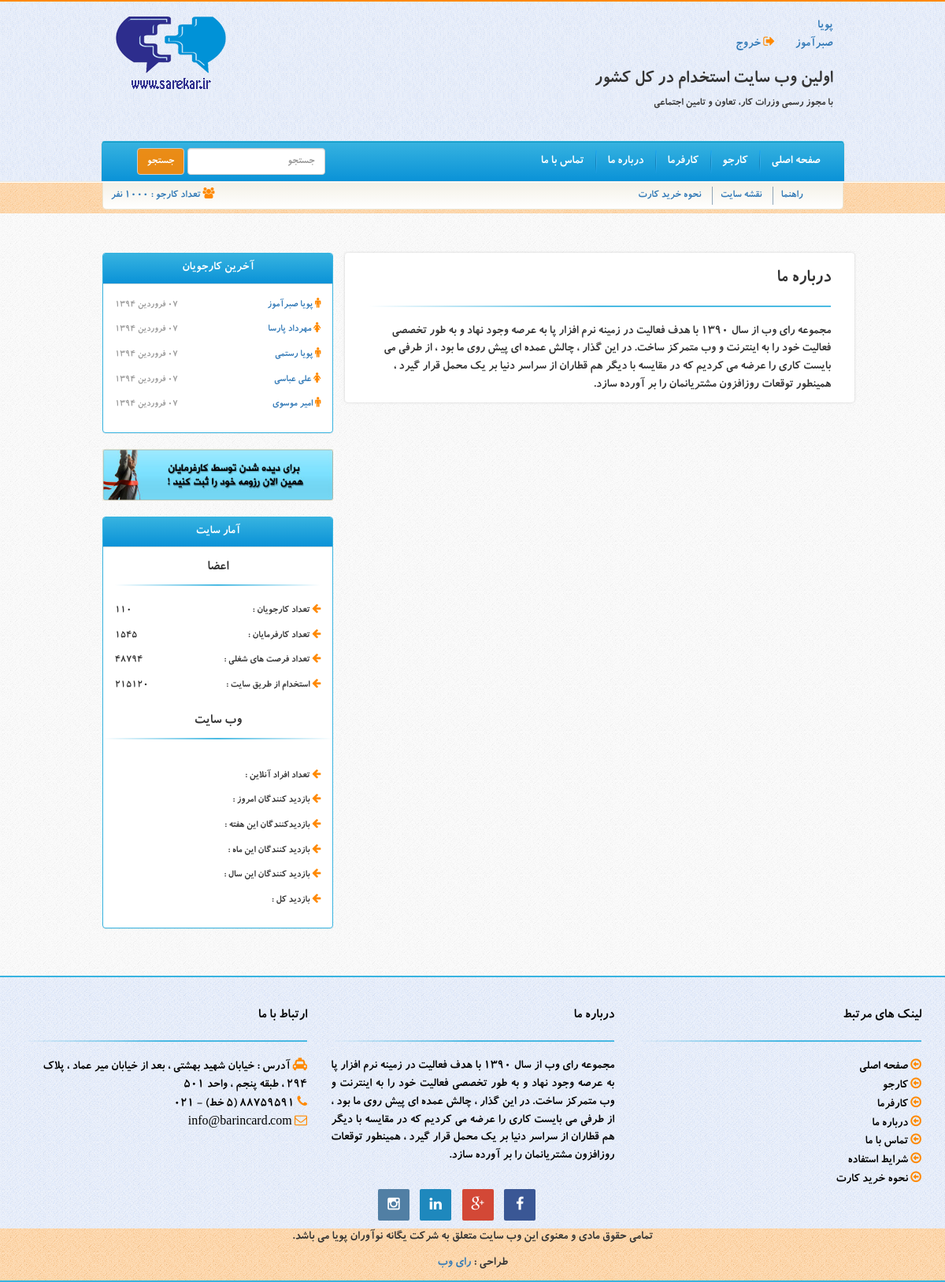
The app's page /?page=about (signed in) with its own data.
### tables this page shows
CREATE TABLE IF NOT EXISTS `users` (
  `id` int(11) NOT NULL AUTO_INCREMENT,
  `activation_code` varchar(250) NOT NULL,
  `first_name` varchar(250) NOT NULL,
  `last_name` varchar(250) NOT NULL,
  `melli_code` varchar(250) NOT NULL,
  `password` varchar(250) NOT NULL,
  `religion` varchar(250) NOT NULL,
  `gender` varchar(250) NOT NULL,
  `soldiering_state` varchar(250) NOT NULL,
  `marriage_state` varchar(250) NOT NULL,
  `picture` varchar(250) NOT NULL,
  `birthday` bigint(20) NOT NULL,
  `mobile` varchar(250) NOT NULL,
  `tel` varchar(250) NOT NULL,
  `address` text NOT NULL,
  `email` varchar(250) NOT NULL,
  `website` varchar(250) NOT NULL,
  `job_state` varchar(250) NOT NULL,
  `job_kind` varchar(255) NOT NULL,
  `salary` varchar(255) NOT NULL,
  `province_id_2` int(11) NOT NULL,
  `city_id` int(11) NOT NULL,
  `about_me` text NOT NULL,
  `register_date` bigint(20) NOT NULL,
  PRIMARY KEY (`id`)
);

### core/jdf.php (called while the page is built, shortened)
<?php
function jdate($format,$timestamp='',$none='',$time_zone='Asia/Tehran',$tr_num='fa'){
 $T_sec=0;
 $ts=$T_sec+(($timestamp=='' or $timestamp=='now')?time():tr_num($timestamp));
 $date=explode('_',date('H_i_j_n_O_P_s_w_Y',$ts));
 list($j_y,$j_m,$j_d)=gregorian_to_jalali($date[8],$date[3],$date[2]);
 $sl=strlen($format);
 $out='';
 for($i=0; $i<$sl; $i++){
  $sub=substr($format,$i,1);
  switch($sub){
	case'd':
	$out.=($j_d<10)?'0'.$j_d:$j_d;
	break;
	case'F':
	$out.=jdate_words(array('mm'=>$j_m),' ');
	break;
	case'Y':
	$out.=$j_y;
	break;
	default:$out.=$sub;
  }
 }
 return($tr_num!='en')?tr_num($out,'fa','.'):$out;
}
function tr_num($str,$mod='en',$mf='٫'){
 $num_a=array('0','1','2','3','4','5','6','7','8','9','.');
 $key_a=array('۰','۱','۲','۳','۴','۵','۶','۷','۸','۹',$mf);
 return($mod=='fa')?str_replace($num_a,$key_a,$str):str_replace($key_a,$num_a,$str);
}
function jdate_words($array,$mod=''){
 foreach($array as $type=>$num){
  $num=(int)tr_num($num);
  switch($type){
	case'mm':
	$key=array
	('فروردین','اردیبهشت','خرداد','تیر','مرداد','شهریور','مهر','آبان','آذر','دی','بهمن','اسفند');
	$array[$type]=$key[$num-1];
	break;
  }
 }
 return($mod=='')?$array:implode($mod,$array);
}
function gregorian_to_jalali($g_y,$g_m,$g_d,$mod=''){
	$g_y=tr_num($g_y); $g_m=tr_num($g_m); $g_d=tr_num($g_d);
 $d_4=$g_y%4;
 $g_a=array(0,0,31,59,90,120,151,181,212,243,273,304,334);
 $doy_g=$g_a[(int)$g_m]+$g_d;
 $d_33=(int)((($g_y-16)%132)*.0305);
 $a=($d_33==3 or $d_33<($d_4-1) or $d_4==0)?286:287;
 $b=(($d_33==1 or $d_33==2) and ($d_33==$d_4 or $d_4==1))?78:(($d_33==3 and $d_4==0)?80:79);
 if($doy_g>$b){
  $jy=$g_y-621; $doy_j=$doy_g-$b;
 }else{
  $jy=$g_y-622; $doy_j=$doy_g+$a;
 }
 if($doy_j<187){
  $jm=(int)(($doy_j-1)/31); $jd=$doy_j-(31*$jm++);
 }else{
  $jm=(int)(($doy_j-187)/30); $jd=$doy_j-186-($jm*30); $jm+=7;
 }
 return($mod=='')?array($jy,$jm,$jd):$jy.$mod.$jm.$mod.$jd;
}

### index.php (the view, shortened to what this page needs)
<?php require 'core/core.php'; ?>
<!DOCTYPE HTML>
<html>
<head>
    <link rel="stylesheet" href="css/bootstrap.min.css"
    type="text/css" media="all"/>
    <link rel="stylesheet" type="text/css" href="font-awesome/css/font-awesome.min.css">
    <link rel="stylesheet" type="text/css" href="css/custom.css"/>
    </head>
<body>
<div class="container-fluid header-bg">
	<div class="col-md-10 col-md-offset-1">
    	<div class="logo col-md-3 text-left">
        	<img src="images/logo.png">
        </div>
        <div class="col-md-9 top-header">
        	<ul>
            <?php
				if(!isset($_SESSION['active_user_id'])){
					echo '
					<li><a href="?page=signup"><i class="fa fa-user-plus"></i> ثبت نام </a></li>
					<li><a href="?page=login"><i class="fa fa-sign-in"></i> ورود </a></li>';
				}else{
					$user_login_id = $_SESSION['active_user_id'];
					$user_login_fetch_query = " SELECT * FROM `users` WHERE `id` = '$user_login_id' LIMIT 1 ; " ;
					$user_login_fetch_result = mysqli_query($connection,$user_login_fetch_query);
					$user_login_fetch_row = mysqli_fetch_assoc($user_login_fetch_result);
					echo '
					<li><a href="?page=profile"> '.$user_login_fetch_row['first_name'].' '.$user_login_fetch_row['last_name'].' </a></li>
					<li><a href="logout.php"><i class="fa fa-sign-out"></i> خروج </a></li>';
					}
			?>
            </ul>
            <h3>اولین وب سایت استخدام در کل کشور</h3>
            <h5>با مجوز رسمی وزرات کار، تعاون و تامین اجتماعی</h5>
        </div>
        <div class="clearfix"></div>
        <nav class="navbar navbar-default">
  <div class="container-fluid">
    <div class="collapse navbar-collapse" id="bs-example-navbar-collapse-1">
      <form class="navbar-form navbar-left" role="search">
        <div class="form-group">
          <input type="text" class="form-control" placeholder="جستجو">
        </div>
        <button type="submit" class="btn btn-default submit">جستجو</button>
      </form>
      <ul class="nav navbar-nav navbar-right">
        <li class="pull-right bg"><a href="?page=home">صفحه اصلی</a></li>
        <li class="pull-right bg"><a href="#">کارجو</a></li>
        <li class="pull-right bg"><a href="#">کارفرما</a></li>
        <li class="pull-right bg"><a href="?page=about">درباره ما</a></li>
        <li class="pull-right"><a href="?page=contact">تماس با ما</a></li>
      </ul>
    </div>
  </div>
</nav>
    </div>
</div>
	<div class="container-fluid header-bg1">
    <div class="col-md-10 col-md-offset-1" style="padding:0 17px;">
		<div class="header-bottom">
        	<ul>
            	<li class="border-left"><a href="#">راهنما</a></li>
                <li class="border-left"><a href="#">نقشه سایت</a></li>
                <li><a href="#">نحوه خرید کارت</a></li>
                <li class="pull-left"><a><i class="fa fa-users"></i> تعداد کارجو : 1000 نفر</a></li>
            </ul>
        </div>
        </div>
    </div>
	<div class="col-md-10 col-md-offset-1">
<?php
	if(isset($_GET['page'])){
				if(is_file('include/'.$_GET['page'].'.php')){
					include 'include/'.$_GET['page'].'.php';
					}else{
					die('صفحه مورد نظر وجود ندارد');
					}
				}else{
					include 'include/home.php';
					}
?>
	</div>
    <div class="clearfix"></div>
    <div class="footer">
    	<div class="container">
        <div class="row">
            <div class="col-md-4">
            	<div>
                   <h4>ارتباط با ما</h4>
                   <hr class="hr-beauty">
                   <ul>
                        <li><i class="fa fa-taxi"></i> آدرس : خیابان شهید بهشتی ، بعد از خیابان میر عماد ، پلاک 294 ، طبقه پنجم ، واحد 501 </li>
                        <li><i class="fa fa-phone"></i> 88759591 (5 خط) - 021 </li>
                        <li><i class="fa fa-envelope-o"></i><a href="mailto:info@barincard.com" title="Email Us"> info@barincard.com </a></li>
                    </ul>
                 </div>
            </div>
            <div class="col-md-4">
            	<div class="col">
                    <h4>درباره ما</h4>
                    <hr class="hr-beauty">
                    <p align="justify">مجموعه رای وب از سال 1390 با هدف فعالیت در زمینه نرم افزار پا به عرصه وجود نهاد و به طور تخصصی فعالیت خود را به اینترنت و وب متمرکز ساخت. در این گذار ، چالش عمده ای پیش روی ما بود ، از طرفی می بایست کاری را عرضه می کردیم که در مقایسه با دیگر هم قطاران از سراسر دنیا بر یک محمل قرار گیرد ، همینطور توقعات روزافزون مشتریانمان را بر آورده سازد. </p>
                </div>
            </div>
             <div class="col-md-4">
             	<div class="col">
                    <h4>لینک های مرتبط</h4>
                    <hr class="hr-beauty">
                    <ul>
                    	<li><a href="/home/"><i class="fa fa-arrow-circle-o-left"></i> صفحه اصلی </a></li>
                        <li><a href="/article/"><i class="fa fa-arrow-circle-o-left"></i> کارجو</a></li>
                        <li><a href="/hire/"><i class="fa fa-arrow-circle-o-left"></i> کارفرما</a></li>
                        <li><a href="/courses/"><i class="fa fa-arrow-circle-o-left"></i> درباره ما</a></li>
                        <li><a href="/works/"><i class="fa fa-arrow-circle-o-left"></i> تماس با ما</a></li>
                        <li><a href="/about/"><i class="fa fa-arrow-circle-o-left"></i> شرایط استفاده</a></li>
                        <li><a href="/contact/"><i class="fa fa-arrow-circle-o-left"></i> نحوه خرید کارت</a></li>
                    </ul>
                </div>
            </div>
        </div>
        <div class="container text-center col col-social-icons">
        <a href="https://www.facebook.com/raywebco" target="_blank"><i class="fa fa-facebook"></i></a>
        <a href="https://plus.google.com/communities/107271610650119455714"><i class="fa fa-google-plus"></i></a>
        <a href="#"><i class="fa fa-linkedin"></i></a>
        <a href="#"><i class="fa fa-instagram"></i></a>
        <br>
        </div>
    </div>
    </div>
    <div class="footer-end">
    	<p class="text-center">تمامی حقوق مادی و معنوی این وب سایت متعلق به شرکت یگانه نوآوران پویا می باشد.</p>
   		<p class="text-center">طراحی : <a href="http://rayweb.ir">رای وب</a></p>
    </div>
</body>
</html>

### include/left_nav.php
<?php
	$last_users = '';
	$last_users_query = " SELECT * FROM `users` LIMIT 5 ; " ;
	$last_users_result = mysqli_query($connection,$last_users_query);
	while($last_users_row = mysqli_fetch_assoc($last_users_result)){
		$gender = 'male';
		if($last_users_row['gender'] == 'زن'){
		$gender = 'female';
			}
			$last_users_row['register_date'] = jdate("d F Y" , $last_users_row['register_date']);
			$last_users .= "<p><i class='fa fa-$gender'></i><a href='#'> $last_users_row[first_name] $last_users_row[last_name] </a>
							</p><p align='left'>$last_users_row[register_date]</p>";
		}
?>
<div class="col-md-4">
    	<div class="panel panel-default border">
          <div class="panel-heading">
            <h3 class="panel-title text-center">آخرین کارجویان</h3>
          </div>
          <div class="panel-body last-user">
            <?php echo $last_users; ?>
          </div>
        </div>
        <div>
        <img src="images/sidebar1.jpg" class="img-responsive">
        </div>
        <div class="panel panel-default stat border">
          <div class="panel-heading">
            <h2 class="panel-title text-center">آمار سایت</h2>
          </div>
          <div class="panel-body">
          	<h4 class="text-center">اعضا</h4>
            <hr class="hr-light">
            <p><i class="fa fa-arrow-left"></i> تعداد کارجویان : </p><p align="left">110</p>
            <p><i class="fa fa-arrow-left"></i> تعداد کارفرمایان :  </p><p align="left">1545</p>
            <p><i class="fa fa-arrow-left"></i> تعداد فرصت های شغلی :  </p><p align="left">48794</p>
            <p><i class="fa fa-arrow-left"></i> استخدام از طریق سایت :  </p><p align="left">215120</p>
          </div>
           <h4 class="text-center">وب سایت</h4>
            <hr class="hr-light">
          <div class="panel-body">
            <p><i class="fa fa-arrow-left"></i> تعداد افراد آنلاین :</p><p align="left"><?php echo $online; ?></p>
            <p><i class="fa fa-arrow-left"></i> بازدید کنندگان امروز :  </p><p align="left"><?php echo $day; ?></p>
            <p><i class="fa fa-arrow-left"></i> بازدیدکنندگان این هفته :  </p><p align="left"><?php echo $week; ?></p>
            <p><i class="fa fa-arrow-left"></i> بازدید کنندگان این ماه :  </p><p align="left"><?php echo $month; ?></p>
            <p><i class="fa fa-arrow-left"></i> بازدید کنندگان این سال :  </p><p align="left"><?php echo $year; ?></p>
            <p><i class="fa fa-arrow-left"></i> بازدید کل :  </p><p align="left"><?php echo $all; ?></p>
          </div>
        </div>
    </div>

### css/custom.css (style rules this page uses)
body { font-family:koodak; direction:rtl; font-size:16px; background-image:url(../images/body-bg.png); }
.logo { padding-top:10px; }
.top-header { padding-top:20px; }
.top-header ul { padding:0; margin:0; }
.top-header ul li { display:inline-block; }
.top-header ul li a { display:inline-block; width:70px; text-decoration:none; }
.navbar { margin-top:30px; margin-bottom:-1px !important; border-radius:5px 5px 0 0 ; position: relative; padding: 0px; width: 100%; border-radius: 5px 5px 0px 0px; border-top: 1px solid #36B3E0; box-shadow: 0px 1px 0px #1099C0 inset; background: linear-gradient(to bottom, #37B3E0 0px, #0A92D7 100%) repeat scroll 0% 0% transparent; }
.navbar-default .navbar-nav > li > a { color:#fff; }
.header-bg { background-image:url(../images/body-bg1.png); border-bottom: 1px solid #ECE7DC; border-top:2px solid #ff8900; }
.header-bottom { padding: 2px 0px; background: linear-gradient(to bottom, #F4F1E7 0px, #FFF 100%) repeat scroll 0% 0% transparent; border-color: #ECE8D9; border-width: 0px 1px 1px; border-style: solid; border-radius: 0px 0px 5px 5px; }
.header-bottom ul { padding-bottom:0 !important; margin:3px 0 !important; }
.header-bottom ul li { display:inline-block; }
.header-bottom ul li.border-left { border-left:1px solid rgba(35,82,124,0.5); }
.header-bottom ul li a { display:inline-block; line-height:10px; text-decoration:none; margin-left:10px; margin-right:10px; font-size:14px; }
.header-bg1 { background-image:url(../images/body-bg2.png); border-top: 1px solid #FFF; padding-bottom: 5px; background-color:rgba(255,137,0,0.3); }
.navbar-nav li.bg { background: url("../images/menu_sep.png") no-repeat scroll left center transparent; }
.navbar-nav { padding:0; }
.footer { width:100%; border-top:2px solid #37b3e0; background-image:url(../images/body-bg1.png); padding-top:30px; margin-top:40px; }
.footer * { color:#000; }
.footer ul li { list-style-type:none; }
.footer ul { margin:0; padding:0; }
.footer-end { width:100%; background-color:rgba(255,137,0,0.3); background-image:url(../images/body-bg2.png); border-bottom:2px solid #37b3e0; }
.panel-default > .panel-heading { background: linear-gradient(to bottom, #37b3e0 0px, #0a92d7 100%) repeat scroll 0 0 transparent; }
.stat { margin-top:20px; }
.stat p { display:inline-block; width:50%; }
.panel-title { color:#fff; }
.last-user p { display:inline-block; width:50%; }
.last-user p[align=left] { color:#999; font-size:12px; }
.hr-beauty { border: 0 !important; height: 1.9px !important; background-image: -webkit-linear-gradient(left, rgba(55,179,224,0), rgba(55,179,224,0.9), rgba(55,179,224,0.9)) !important; background-image: -moz-linear-gradient(left, rgba(55,179,224,0), rgba(55,179,224,0.9), rgba(55,179,224,0.9)) !important; background-image: -ms-linear-gradient(left, rgba(55,179,224,0), rgba(55,179,224,0.9), rgba(55,179,224,0.9)) !important; background-image: -o-linear-gradient(left, rgba(55,179,224,0), rgba(55,179,224,0.9), rgba(55,179,224,0.9)) !important; }
.hr-light { border: 0 !important; height: 1.9px !important; background-image: -webkit-linear-gradient(left, rgba(55,179,224,0), rgba(55,179,224,0.9), rgba(55,179,224,0.0)) !important; background-image: -moz-linear-gradient(left, rgba(55,179,224,0), rgba(55,179,224,0.9), rgba(55,179,224,0.0)) !important; background-image: -ms-linear-gradient(left, rgba(55,179,224,0), rgba(55,179,224,0.9), rgba(55,179,224,0.0)) !important; background-image: -o-linear-gradient(left, rgba(55,179,224,0), rgba(55,179,224,0.9), rgba(55,179,224,0.0)) !important; }
i.fa-facebook { background-color:#3a5795 !important; color:#fff !important; }
i.fa-google-plus { background-color:#d34836 !important; color:#fff !important; }
i.fa-linkedin { background-color:#1e88bd !important; color:#fff !important; }
i.fa-instagram { background-color:#517fa4 !important; color:#fff !important; }
div.footer .col.col-social-icons i { width: 40px; height: 40px; display: inline-block; padding: 10px; margin-right: 10px; margin-bottom: 10px; text-align: center; font-size: 18px; background: #fff; color: #333; border-radius: 2px; }
.panel p { font-size:13px; }
.stat hr { margin-top:2px; }
.stat h4 { margin-top:2px; }
.fa { color:#ff8900 }
.form-control { direction:rtl; text-align:right; }
.submit { background-color:rgba(255,137,0,0.9); color:#fff; }
.border { border: 1px solid #36B3E0; }

### records on screen
users: first_name "پویا", last_name "صبرآموز", last_users_row "۰۷ فروردین ۱۳۹۴"
users: first_name "مهرداد", last_name "پارسا", last_users_row "۰۷ فروردین ۱۳۹۴"
users: first_name "پویا", last_name "رستمی", last_users_row "۰۷ فروردین ۱۳۹۴"
users: first_name "علی", last_name "عباسی", last_users_row "۰۷ فروردین ۱۳۹۴"
users: first_name "امیر", last_name "موسوی", last_users_row "۰۷ فروردین ۱۳۹۴"
